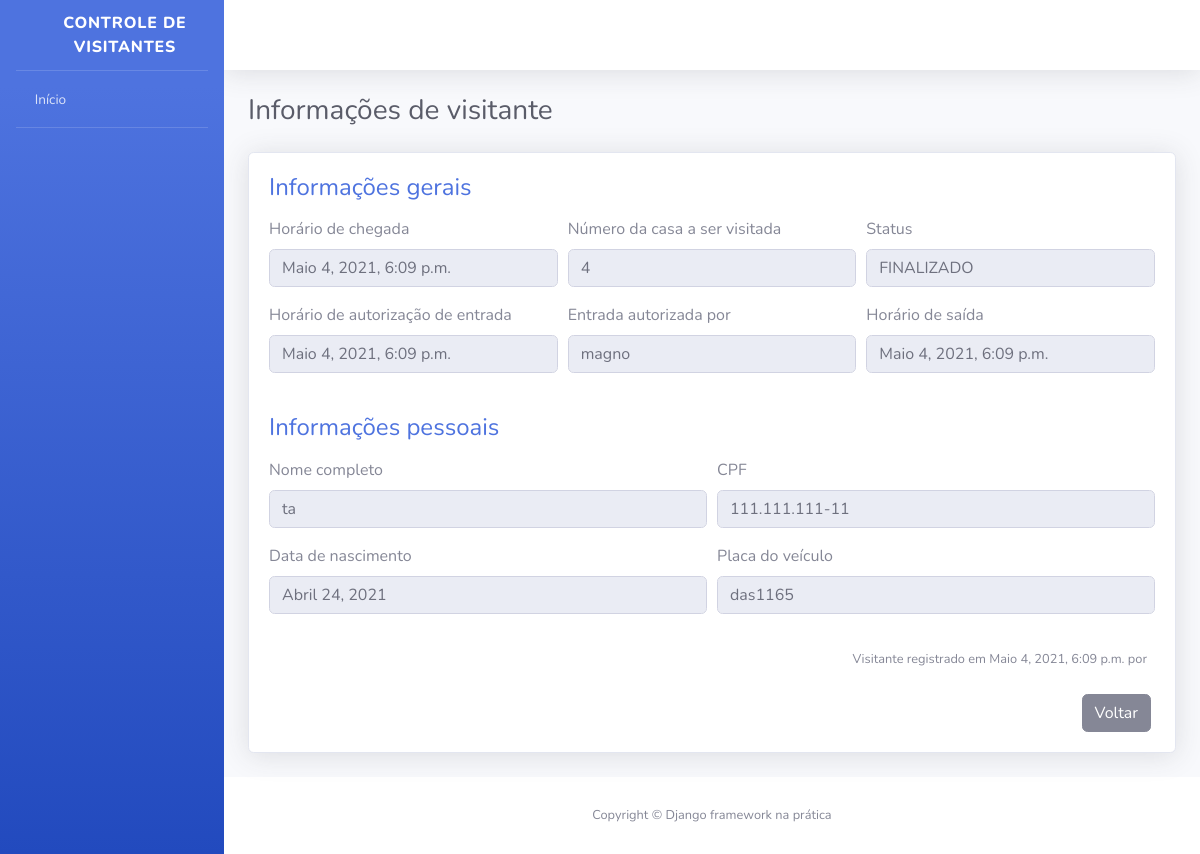
The app's page /visitantes/11/ (signed in) with its own data.
### visitantes/models.py (models this page shows, shortened)
class Visitante(models.Model):
    STATUS_VISITANTE =[
        ("AGUARDANDO", "Aguardando visitante"),
        ("EM_VISITA", "Em visita"),
        ("VISITA_FINALIZADA","Visita finalizada")
    ]
    status = models.CharField(
        verbose_name="Status",
        max_length=20,
        choices=STATUS_VISITANTE,
        default="AGUARDANDO"
    )
    nome_completo =models.CharField(
        verbose_name="Nome Completo",
        max_length=190,
    )
    cpf = models.CharField(
        verbose_name= "CPF",
        max_length=11,
    )
    data_nascimento = models.DateField(
        verbose_name= "Data de Nascimento",
        auto_now=False,
        auto_now_add=False,
    )
    numero_casa = models.PositiveIntegerField(
        verbose_name= "Número da Casa a ser visitada",
    )
    placa_veiculo = models.CharField(
        verbose_name= "Placa do Veiculo",
        max_length=7,
        blank=True,
        null=True,
    )
    horario_chegada = models.DateTimeField(
        verbose_name= " Hora da chegada na portaria",
        auto_now=True,
    )
    horario_saida = models.DateTimeField(
        verbose_name= "Horario de saida do codomínio",
        auto_now=False,
        blank=True,
        null=True,
    )
    horario_permitido = models.DateTimeField(
        verbose_name= "Horario de autorização de entrada",
        auto_now=False,
        blank=True,
        null=True,
    )
    morador_responsavel = models.CharField(
        verbose_name= "Morador respponsável",
        max_length=190,
        blank=True,
        null=True,
    )
    porteiro_responsavel = models.ForeignKey(
        "porteiros.Porteiro",
        verbose_name="Porteiro responsável pelo registro",
        on_delete=models.PROTECT
    )
    def get_horario_saida(self):
        if self.horario_saida:
            return self.horario_saida
        return "Horario de saida não registrado"
    def get_horario_permitido(self):
        if self.horario_permitido:
            return self.horario_permitido
        return "Visitante aguardando autorização"
    def get_morador_responsavel(self):
        if self.morador_responsavel:
            return self.morador_responsavel
        return "Visitante aguardando autorização"
    def get_placa_veiculo(self):
        if self.placa_veiculo:
            return self.placa_veiculo
        return "Veiculo não registrado"
    def get_cpf(self):
        if self.cpf:
            cpf = str(self.cpf)
            cpf_parte_um = cpf[0:3]
            cpf_parte_dois = cpf[3:6]
            cpf_parte_tres = cpf[6:9]
            cpf_parte_quatro = cpf[9:]
            cpf_formatado = f"{cpf_parte_um}.{cpf_parte_dois}.{cpf_parte_tres}-{cpf_parte_quatro}"
            return cpf_formatado
    class Meta:
        verbose_name = "Visitante"
        verbose_name_plural = "Visitantes"
        db_table = "visitante"

### visitantes/views.py (the view, shortened to what this page needs)
@login_required
def informacoes_visitante(request, id):
    visitante = get_object_or_404(
        Visitante,
        id=id
    )
    form = AutorizaVisitanteForm()
    context = {
        "nome_pagina": " Informações de visitante",
        "visitante": visitante,
        "form": form
    }
    return render(request, "informacoes_visitante.html", context)

### visitantes/forms.py
class AutorizaVisitanteForm(forms.ModelForm):
    morador_responsavel = forms.CharField(required=True)
    class Meta:
            model = Visitante
            fields = [
                   "morador_responsavel"
                ]
            error_messages ={
                    "morador_responsavel": {
                        "required":"Por favor, informe o nome do morador responsável por autorizar a entrada"
                    }
                }

### templates/informacoes_visitante.html (shortened to what this page needs)
{% extends "base.html" %}
{% load widget_tweaks %}
{% block conteudo %}
<div class="container">
    <div class="d-sm-flex align-items-center justify-content-between mb-4">
        <h1 class="h3 mb-0 text-gray-800">{{ nome_pagina }}</h1>
    </div>
    <div class="card shadow mb-4">
        <div class="card-body">
            <h4 class="mb-3 text-primary">
                Informações gerais
            </h4>
            <form>
                <div class="form-row">
                    <div class="form-group col-md-4">
                        <label>Horário de chegada</label>
                        <input type="text" class="form-control" value="{{ visitante.horario_chegada }}" disabled>
                    </div>
                    <div class="form-group col-md-4">
                        <label>Número da casa a ser visitada</label>
                        <input type="text" class="form-control" value="{{ visitante.numero_casa }}" disabled>
                    </div>
                    <div class="form-group col-md-4">
                        <label>Status</label>
                        <input type="text" class="form-control" value="{{ visitante.get_status_display }}" disabled>
                    </div>
                </div>
                <div class="form-row">
                    <div class="form-group col-md-4">
                        <label>Horário de autorização de entrada</label>
                        <input type="text" class="form-control" value="{{ visitante.get_horario_permitido }}" disabled>
                    </div>
                    <div class="form-group col-md-4">
                        <label>Entrada autorizada por</label>
                        <input type="text" class="form-control" value="{{ visitante.get_morador_responsavel }}" disabled>
                    </div>
                    <div class="form-group col-md-4">
                        <label>Horário de saída</label>
                        <input type="text" class="form-control" value="{{ visitante.get_horario_saida }}" disabled>
                    </div>
                </div>
            </form>
            <h4 class="mb-3 mt-4 text-primary">
                Informações pessoais
            </h4>
            <form>
                <div class="form-row">
                    <div class="form-group col-md-6">
                        <label>Nome completo</label>
                        <input type="text" class="form-control" value="{{ visitante.nome_completo }}" disabled>
                    </div>
                    <div class="form-group col-md-6">
                        <label>CPF</label>
                        <input type="text" class="form-control" value="{{ visitante.get_cpf }}" disabled>
                    </div>
                </div>
                <div class="form-row">
                    <div class="form-group col-md-6">
                        <label>Data de nascimento</label>
                        <input type="text" class="form-control" value="{{ visitante.data_nascimento }}" disabled>
                    </div>
                    <div class="form-group col-md-6">
                        <label>Placa do veículo</label>
                        <input type="text" class="form-control" value="{{ visitante.get_placa_veiculo }}" disabled>
                    </div>
                </div>
            </form>
            <p class="mr-2 mt-3 mb-4 text-right">
                <small>
                    Visitante registrado em {{ visitante.horario_chegada }} por {{ visitante.registrador__por }}
                </small>
            </p>
            <div class="mr-1 text-right">
                <a href="{% url 'index' %}" class="btn btn-secondary text-white" type="button">
                    <span class="text">Voltar</span>
                </a>
            </div>
        </div>
    </div>
</div>
{% endblock %}

### records on screen
Visitante: horario_chegada "Maio 4, 2021, 6:09 p.m.", numero_casa "4", status "FINALIZADO", get_horario_permitido "Maio 4, 2021, 6:09 p.m.", get_morador_responsavel "magno", get_horario_saida "Maio 4, 2021, 6:09 p.m.", nome_completo "ta", get_cpf "111.111.111-11", data_nascimento "Abril 24, 2021", get_placa_veiculo "das1165"

### other values on screen
{{ nome_pagina }} "Informações de visitante"
